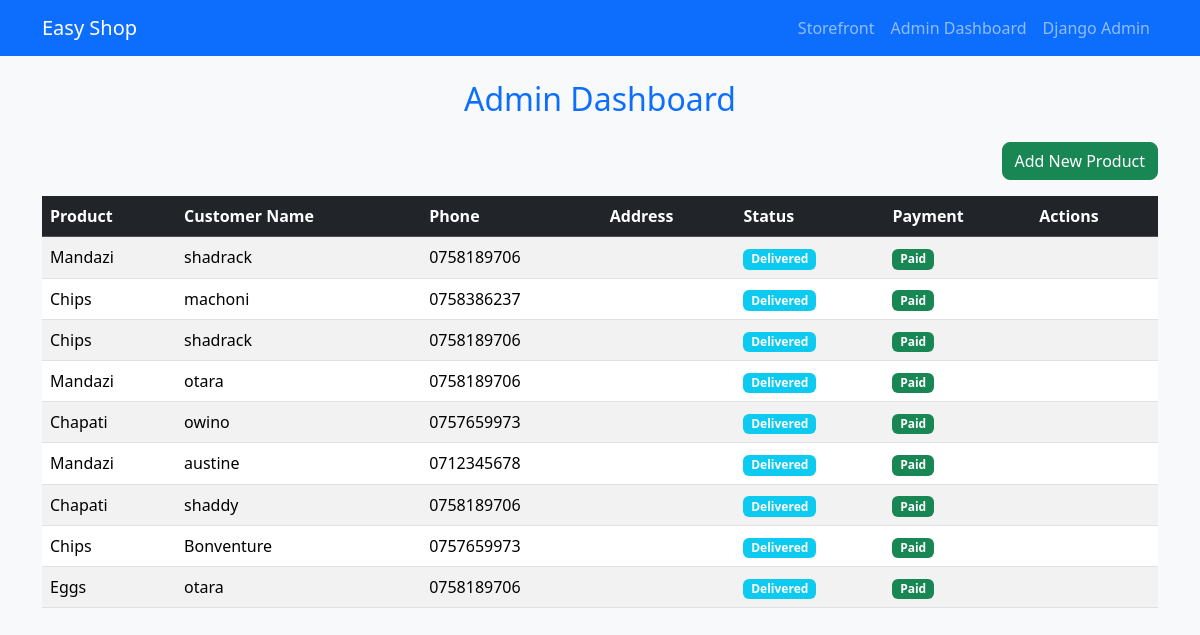
Screenshot of /admin-dashboard/ with the database file from the repository.
### shop/models.py (models this page shows, shortened)
class Order(models.Model):
    STATUS_CHOICES = [
        ('Pending', 'Pending'),
        ('Out for Delivery', 'Out for Delivery'),
        ('Delivered', 'Delivered'),
    ]
    mpesa_transaction_id = models.CharField(max_length=50, blank=True, null=True)
    payment_confirmed = models.BooleanField(default=False)
    product = models.ForeignKey(Product, on_delete=models.CASCADE)
    customer_name = models.CharField(max_length=100)
    customer_phone = models.CharField(max_length=20)
    house = models.CharField(max_length=100)
    room = models.CharField(max_length=100)
    payment_confirmed = models.BooleanField(default=False)
    status = models.CharField(max_length=20, choices=STATUS_CHOICES, default='Pending')
    admin_seen = models.BooleanField(default=False)

class Product(models.Model):
    name = models.CharField(max_length=200)
    description = models.TextField()
    price = models.DecimalField(max_digits=8, decimal_places=2)
    image = models.ImageField(upload_to='products/')
    available = models.BooleanField(default=True)

### shop/views.py (the view)
# urls.py: path('admin-dashboard/', views.admin_dashboard, name='admin_dashboard'),
def admin_dashboard(request):
    orders = Order.objects.exclude(pk__isnull=True)
    return render(request, 'admin_dashboard.html', {'orders': orders})

### shop/templates/admin_dashboard.html (shortened to what this page needs)
{% extends 'base.html' %}
{% block content %}
<h2 class="text-center my-4">Admin Dashboard</h2>
<div class="text-end mb-3">
  <a href="{% url 'add_product' %}" class="btn btn-success">Add New Product</a>
</div>
<table class="table table-hover table-striped">
  <thead class="table-dark">
    <tr>
      <th>Product</th>
      <th>Customer Name</th>
      <th>Phone</th>
      <th>Address</th>
      <th>Status</th>
      <th>Payment</th>
      <th>Actions</th>
    </tr>
  </thead>
  <tbody>
    {% for order in orders %}
    <tr>
      <td>{{ order.product.name }}</td>
      <td>{{ order.customer_name }}</td>
      <td>{{ order.customer_phone }}</td>
      <td>{{ order.customer_address }}</td>
      <td>
        <span class="badge bg-info">{{ order.status }}</span>
      </td>
      <td>
        {% if order.payment_confirmed %}
          <span class="badge bg-success">Paid</span>
        {% else %}
          <span class="badge bg-warning">Pending</span>
        {% endif %}
      </td>
      <td>
      </td>
    </tr>
    {% endfor %}
  </tbody>
</table>
{% endblock %}

### shop/static/shop/style.css (style rules this page uses)
body { background-color: #f8f9fa; }
h1, h2 { color: #0d6efd; }
.btn { border-radius: 0.5rem; }

### rows the page displays
Order: product.name "Mandazi", customer_name "shadrack", customer_phone "0758189706", status "Delivered", payment_confirmed "Paid"
Order: product.name "Chips", customer_name "machoni", customer_phone "0758386237", status "Delivered", payment_confirmed "Paid"
Order: product.name "Chips", customer_name "shadrack", customer_phone "0758189706", status "Delivered", payment_confirmed "Paid"
Order: product.name "Mandazi", customer_name "otara", customer_phone "0758189706", status "Delivered", payment_confirmed "Paid"
Order: product.name "Chapati", customer_name "owino", customer_phone "0757659973", status "Delivered", payment_confirmed "Paid"
Order: product.name "Mandazi", customer_name "austine", customer_phone "0712345678", status "Delivered", payment_confirmed "Paid"
Order: product.name "Chapati", customer_name "shaddy", customer_phone "0758189706", status "Delivered", payment_confirmed "Paid"
Order: product.name "Chips", customer_name "Bonventure", customer_phone "0757659973", status "Delivered", payment_confirmed "Paid"
Order: product.name "Eggs", customer_name "otara", customer_phone "0758189706", status "Delivered", payment_confirmed "Paid"
